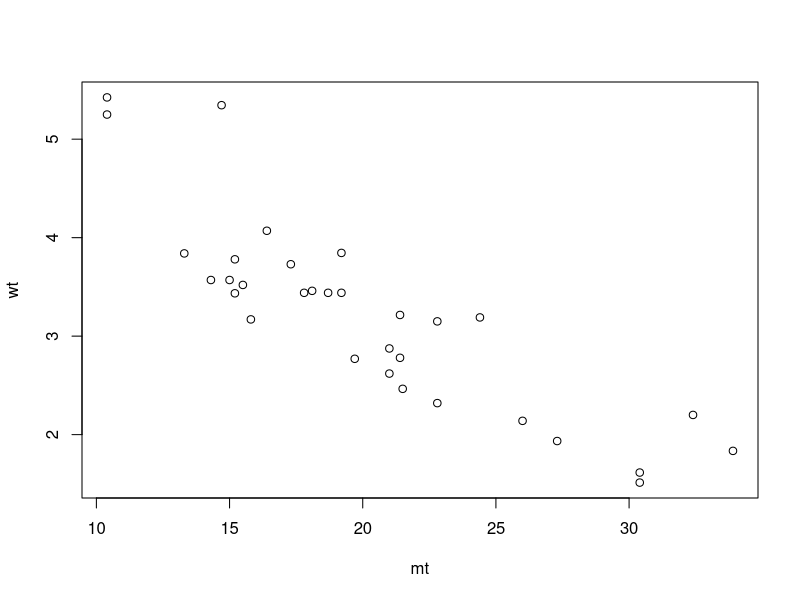
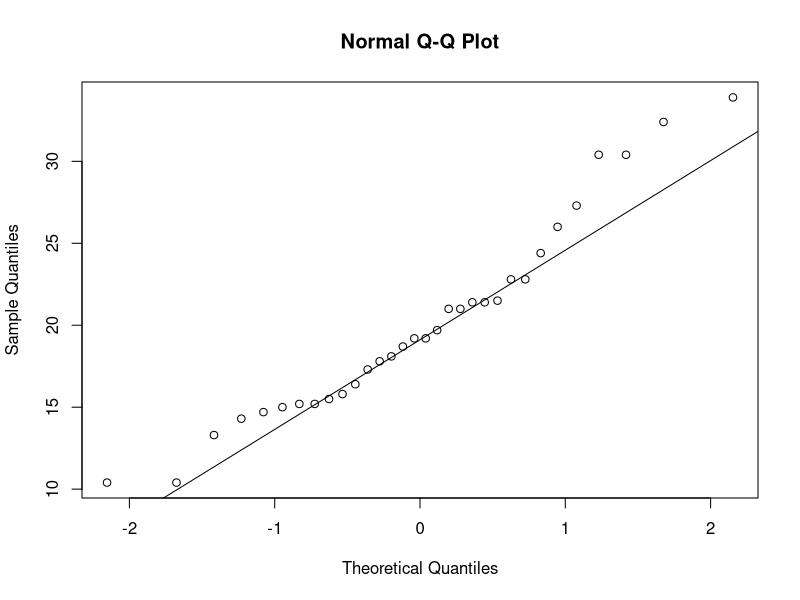
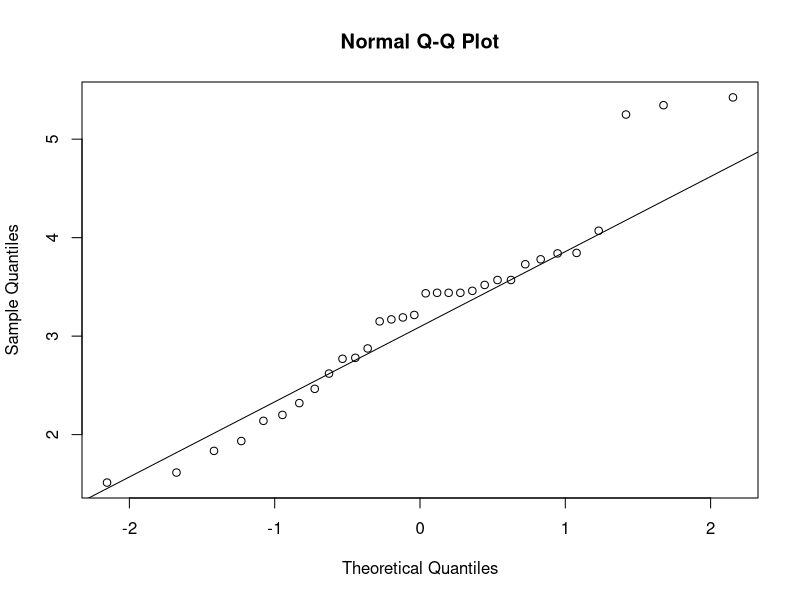

Write R code to recreate these figures, in order.
### Zadanie 1 #
data_set <- data.frame(mpg = mtcars$mpg, wt = mtcars$wt)
head(data_set)
plot(mtcars$mpg, mtcars$wt, xlab = "mt", ylab = "wt")
# 2
shapiro.test(mtcars$mpg)$p.value
qqnorm(mtcars$mpg)
qqline(mtcars$mpg)

shapiro.test(mtcars$wt)$p.value
qqnorm(mtcars$wt)
qqline(mtcars$wt)

# 3  TODO
cor.test(mtcars$mpg, mtcars$wt, method = "pearson")$p.value
cor.test(mtcars$mpg, mtcars$wt, method = "pearson")$conf.int
cor.test(mtcars$mpg, mtcars$wt, method = "pearson")$estimate

mean(mtcars$mpg)
# 4 TODO
cor.test(mtcars$mpg, mtcars$wt, method = "kendall")$p.value
cor.test(mtcars$mpg, mtcars$wt, method = "kendall")$estimate

cor.test(mtcars$mpg, mtcars$wt, method = "spearman")$p.value
cor.test(mtcars$mpg, mtcars$wt, method = "spearman")$estimate